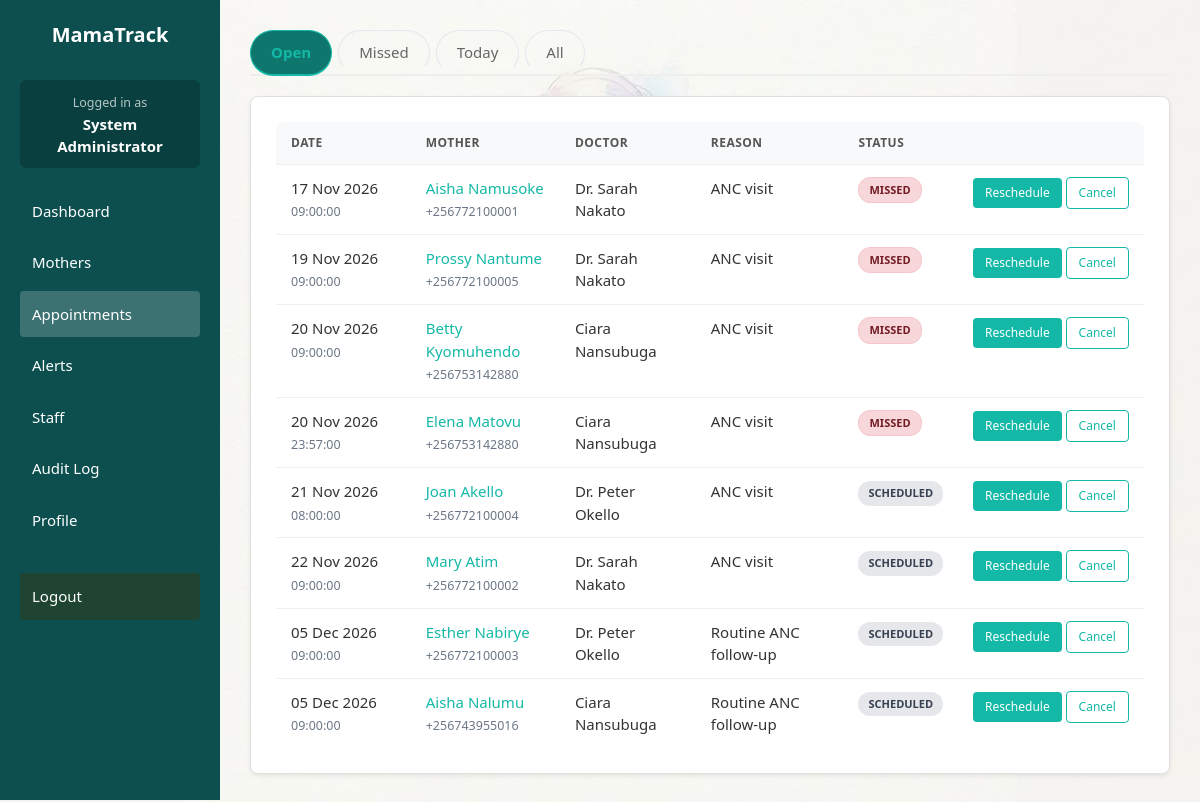
The app's page /appointments.php (signed in) with its own data.
### tables this page shows
CREATE TABLE `users` (
  `id` int(11) NOT NULL,
  `name` varchar(150) NOT NULL,
  `email` varchar(150) NOT NULL,
  `phone` varchar(30) DEFAULT NULL,
  `role` enum('admin','doctor','nurse') NOT NULL,
  `password_hash` varchar(255) NOT NULL,
  `active` tinyint(1) NOT NULL DEFAULT 1,
  `must_change` tinyint(1) NOT NULL DEFAULT 0,
  `failed_logins` int(11) NOT NULL DEFAULT 0,
  `locked_until` datetime DEFAULT NULL,
  `created_at` datetime NOT NULL
);

CREATE TABLE `appointments` (
  `id` int(11) NOT NULL,
  `patient_id` int(11) NOT NULL,
  `doctor_id` int(11) DEFAULT NULL,
  `appt_date` date NOT NULL,
  `appt_time` time DEFAULT NULL,
  `reason` text DEFAULT NULL,
  `status` enum('scheduled','attended','missed','rescheduled','cancelled') NOT NULL DEFAULT 'scheduled',
  `token` varchar(255) DEFAULT NULL,
  `rescheduled_from` int(11) DEFAULT NULL,
  `missed_at` datetime DEFAULT NULL,
  `reminder_sent` tinyint(1) NOT NULL DEFAULT 0,
  `created_by` int(11) DEFAULT NULL,
  `created_at` datetime NOT NULL
);

CREATE TABLE `patients` (
  `id` int(11) NOT NULL,
  `mrn` varchar(50) DEFAULT NULL,
  `name` varchar(150) NOT NULL,
  `dob` date NOT NULL,
  `phone` varchar(30) DEFAULT NULL,
  `email` varchar(150) DEFAULT NULL,
  `village` varchar(150) DEFAULT NULL,
  `district` varchar(150) DEFAULT NULL,
  `next_of_kin` varchar(150) DEFAULT NULL,
  `nok_phone` varchar(30) DEFAULT NULL,
  `lmp` date NOT NULL,
  `edd` date DEFAULT NULL,
  `gravida` int(11) NOT NULL DEFAULT 1,
  `parity` int(11) NOT NULL DEFAULT 0,
  `hiv_status` varchar(20) NOT NULL DEFAULT 'unknown',
  `history` text DEFAULT NULL,
  `doctor_id` int(11) DEFAULT NULL,
  `risk_level` varchar(20) NOT NULL DEFAULT 'unassessed',
  `risk_score` int(11) NOT NULL DEFAULT 0,
  `created_by` int(11) DEFAULT NULL,
  `created_at` datetime NOT NULL
);

### appointments.php (the view, shortened to what this page needs)
<?php
require __DIR__ . '/includes/bootstrap.php';
$u = require_login();
$f = $_GET['f'] ?? 'open';
$where = ['open' => "a.status IN('scheduled','missed')", 'missed' => "a.status='missed'", 'today' => "a.status='scheduled' AND a.appt_date='" . today() . "'", 'all' => '1=1'][$f] ?? "a.status IN('scheduled','missed')";
$rows = db()->query("SELECT a.*, p.name, p.mrn, p.phone, d.name AS doctor FROM appointments a JOIN patients p ON p.id=a.patient_id
   LEFT JOIN users d ON d.id=a.doctor_id WHERE $where ORDER BY a.appt_date, a.appt_time LIMIT 300")->fetchAll();
page_header('Appointments', 'appts'); ?>
<div class="tabs"><?php foreach (['open' => 'Open', 'missed' => 'Missed', 'today' => 'Today', 'all' => 'All'] as $k => $l): ?><a class="<?= $f === $k ? 'on' : '' ?>" href="?f=<?= $k ?>"><?= $l ?></a><?php endforeach; ?></div>
<div class="card"><div class="tbl"><table><tr><th>Date</th><th>Mother</th><th>Doctor</th><th>Reason</th><th>Status</th><th></th></tr>
<?php foreach ($rows as $a): ?><tr><td><?= fdate($a['appt_date']) ?> <small><?= h($a['appt_time']) ?></small></td>
 <td><a href="patient.php?id=<?= $a['patient_id'] ?>"><?= h($a['name']) ?></a><br><small><?= h(normalize_phone($a['phone'])) ?></small></td>
 <td><?= h($a['doctor']) ?></td><td><?= h($a['reason']) ?></td><td><?= status_badge($a['status']) ?></td>
 <td class="nowrap"><?php if (in_array($a['status'], ['scheduled', 'missed'], true)): ?>
   <a class="btn sm" href="reschedule.php?id=<?= $a['id'] ?>">Reschedule</a>
   <form method="post" class="inline" onsubmit="return confirm('Cancel this appointment?')"><button class="btn sm ghost">Cancel</button></form>
 <?php endif; ?></td></tr>
<?php endforeach; if (!$rows): ?><tr><td colspan="6" class="muted">Nothing here.</td></tr><?php endif; ?></table></div></div>
<?php page_footer();

### bootstrap.php (shortened to what this page needs)
<?php
function db() {
    static $pdo = null;
    if ($pdo === null) {
        $host = '127.0.0.1';
        $db   = 'mamatrack';
        $user = 'root';
        $pass = '';
        $charset = 'utf8mb4';
        $dsn = "mysql:host=$host;dbname=$db;charset=$charset";
        $options = [
            PDO::ATTR_ERRMODE            => PDO::ERRMODE_EXCEPTION,
            PDO::ATTR_DEFAULT_FETCH_MODE => PDO::FETCH_ASSOC,
            PDO::ATTR_EMULATE_PREPARES   => false,
        ];
        try {
            $pdo = new PDO($dsn, $user, $pass, $options);
        } catch (PDOException $e) {
            die("Database connection failed: " . $e->getMessage());
        }
    }
    return $pdo;
}
function today() { return date('Y-m-d'); }
function h($str) { return htmlspecialchars((string)$str, ENT_QUOTES, 'UTF-8'); }
function fdate($d) { return $d ? date('d M Y', strtotime($d)) : '—'; }
function normalize_phone($p) {
    $p = preg_replace('/[^0-9+]/', '', $p);
    if (strpos($p, '+256') === 0) return $p;
    if (strpos($p, '0') === 0) return '+256' . substr($p, 1);
    return $p;
}
function current_user() {
    static $u = null;
    if ($u === null) {
        $s = db()->prepare('SELECT * FROM users WHERE id=? AND active=1');
        $s->execute([$_SESSION['uid']]);
        $u = $s->fetch();
    }
    return $u;
}
function require_login($force_change = false) {
    $u = current_user();
    return $u;
}
function get_flash() { $f = $_SESSION['flash'] ?? null; unset($_SESSION['flash']); return $f; }
function status_badge($s) { $c = $s==='missed'?'bad':($s==='cancelled'?'cancel':($s==='attended'?'ok':'')); return "<span class='badge s-$c'>$s</span>"; }
function page_header($title, $active = '') {
    $u = current_user();
    $f = get_flash();
    ?><!DOCTYPE html><html lang="en"><head><meta charset="UTF-8"><meta name="viewport" content="width=device-width, initial-scale=1.0">
    <link rel="stylesheet" href="assets/style.css">
    </head><body>
    <?php if ($u): ?>
       <div class="sidebar" id="sidebar">
        <h2> MamaTrack</h2>
        <div style="background: rgba(0,0,0,0.2); padding: 10px; border-radius: 6px; margin-bottom: 20px; text-align: center;">
            <small style="color: rgba(255,255,255,0.7);">Logged in as</small><br>
            <b style="color: white;"><?= h($u['name']) ?></b>
        </div>
        <a href="dashboard.php" class="<?= $active==='dash'?'active':'' ?>">Dashboard</a> <a href="patients.php" class="<?= $active==='patients'?'active':'' ?>">Mothers</a>
        <a href="appointments.php" class="<?= $active==='appts'?'active':'' ?>">Appointments</a>
        <a href="notifications.php" class="<?= $active==='notif'?'active':'' ?>">Alerts</a>
        <?php if ($u['role'] === 'admin'): ?><a href="users.php" class="<?= $active==='users'?'active':'' ?>">Staff</a>
        <a href="audit.php" class="<?= $active==='audit'?'active':'' ?>">Audit Log</a><?php endif; ?>
        <a href="profile.php">Profile</a>
        <a href="logout.php" style="margin-top: 30px; background: rgba(35, 68, 45, 0.85);">Logout</a>
    </div>
    <div class="content">
    <?php endif; ?>
<?php
}
function page_footer() {
    if (current_user()) {
        echo '</div>';
    }
    echo '</body></html>';
}

### style.css (style rules this page uses)
:root { --bg:#f4f6f8;--card:#fff;--ink:#1d2733;--mute:#6b7785;--line:#e3e8ee;--brand:#0f766e;--brand2:#0b5a54; --bad:#c0392b;--warn:#b9770e;--ok:#1e8449 }
* { box-sizing:border-box }
body { margin:0;font:15px/1.5 system-ui,-apple-system,Segoe UI,Roboto,sans-serif;background:linear-gradient(rgba(244,246,248,.7),rgba(244,246,248,.7)),url('https://i.pinimg.com/736x/f6/3e/a1/f63ea1126cc6912b124e506825b23bbc.jpg') center/cover no-repeat fixed;color:var(--ink);display:flex;min-height:100vh }
a { color:var(--brand) }
h2 { font-size:1.1rem;margin:0 0 10px }
.card { background:rgba(255,255,255,.92);border:1px solid var(--line);border-radius:12px;padding:18px;margin-bottom:16px;backdrop-filter:blur(2px);box-shadow:0 10px 28px rgba(15,23,42,.08) }
.btn { display:inline-block;background:var(--brand);color:#fff;border:0;border-radius:8px;padding:9px 16px;font:inherit;font-weight:600;cursor:pointer;text-decoration:none }
.btn.sm { padding:5px 10px;font-size:.85rem }
.btn.ghost { background:transparent;color:var(--brand);border:1px solid var(--line) }
form.inline { display:inline-flex;gap:6px;align-items:center;margin:0 }
.tbl { overflow-x:auto }
table { width:100%;border-collapse:collapse }
th,td { text-align:left;padding:8px 10px;border-bottom:1px solid var(--line);vertical-align:top }
th { font-size:.78rem;text-transform:uppercase;letter-spacing:.04em;color:var(--mute) }
.nowrap { white-space:nowrap }
small { color:var(--mute) }
.badge { display:inline-block;padding:2px 9px;border-radius:99px;font-size:.78rem;font-weight:700;background:#e5e7eb;color:#374151 }
.tabs { display:flex;gap:6px;margin-bottom:12px }
.tabs a { padding:6px 14px;border-radius:99px;text-decoration:none;border:1px solid var(--line);color:var(--ink) }
.tabs a.on { background:var(--brand);color:#fff;border-color:var(--brand) }

### records on screen
users: name "System Administrator"
appointments: appt_date "17 Nov 2026", appt_time "09:00:00", patient.name "Aisha Namusoke", patient.phone "+256772100001", doctor.name "Dr. Sarah Nakato", reason "ANC visit", status "MISSED"
appointments: appt_date "19 Nov 2026", appt_time "09:00:00", patient.name "Prossy Nantume", patient.phone "+256772100005", doctor.name "Dr. Sarah Nakato", reason "ANC visit", status "MISSED"
appointments: appt_date "20 Nov 2026", appt_time "09:00:00", patient.name "Betty Kyomuhendo", patient.phone "+256753142880", doctor.name "Ciara Nansubuga", reason "ANC visit", status "MISSED"
appointments: appt_date "20 Nov 2026", appt_time "23:57:00", patient.name "Elena Matovu", patient.phone "+256753142880", created_by.name "Ciara Nansubuga", reason "ANC visit", status "MISSED"
appointments: appt_date "21 Nov 2026", appt_time "08:00:00", patient.name "Joan Akello", patient.phone "+256772100004", doctor.name "Dr. Peter Okello", reason "ANC visit", status "SCHEDULED"
appointments: appt_date "22 Nov 2026", appt_time "09:00:00", patient.name "Mary Atim", patient.phone "+256772100002", doctor.name "Dr. Sarah Nakato", reason "ANC visit", status "SCHEDULED"
appointments: appt_date "05 Dec 2026", appt_time "09:00:00", patient.name "Esther Nabirye", patient.phone "+256772100003", doctor.name "Dr. Peter Okello", reason "Routine ANC follow-up", status "SCHEDULED"
appointments: appt_date "05 Dec 2026", appt_time "09:00:00", patient.name "Aisha Nalumu", patient.phone "+256743955016", created_by.name "Ciara Nansubuga", reason "Routine ANC follow-up", status "SCHEDULED"

### other values on screen
$l "Open"
$l "Missed"
$l "Today"
$l "All"
